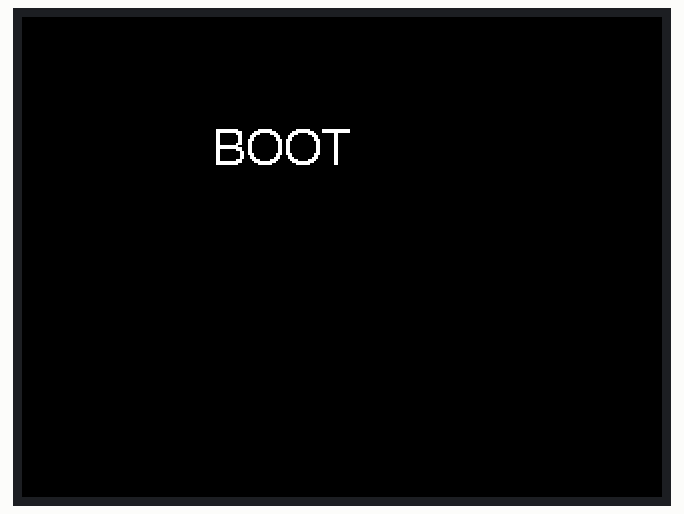
Simulated run of this sketch. Board: ESP32. Shown: 320×240 colour display.

Above: at 0.5 s.
At 1.1 s:
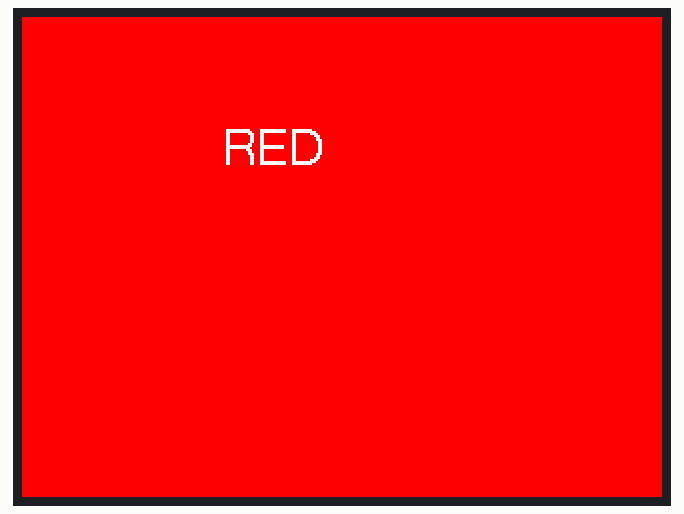
At 2.3 s:
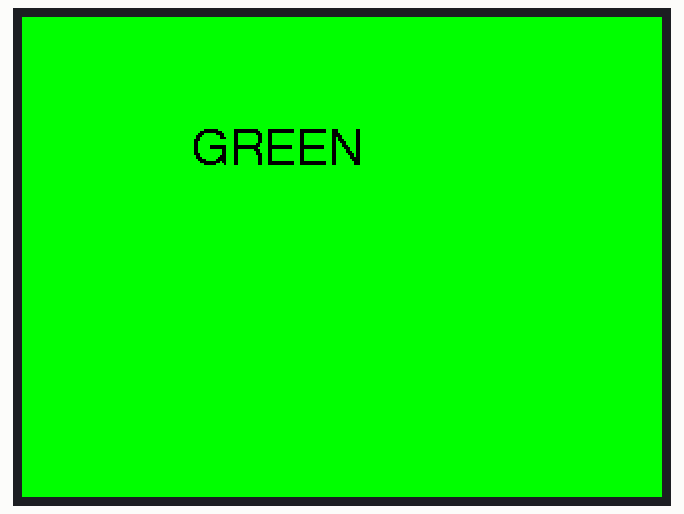
At 3.6 s:
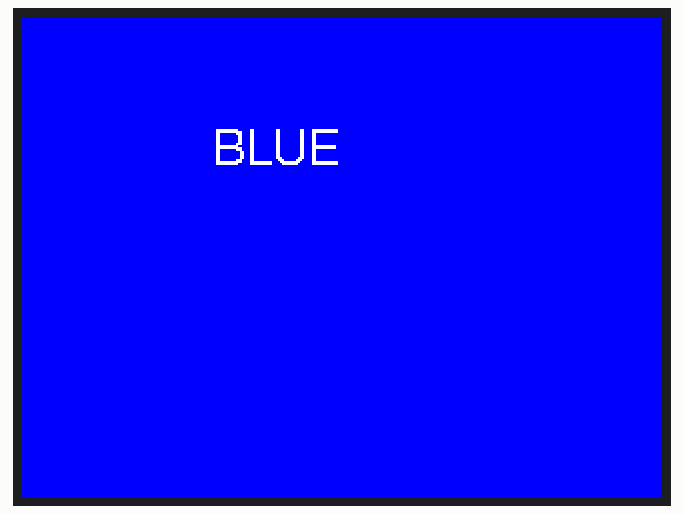
At 4.9 s:
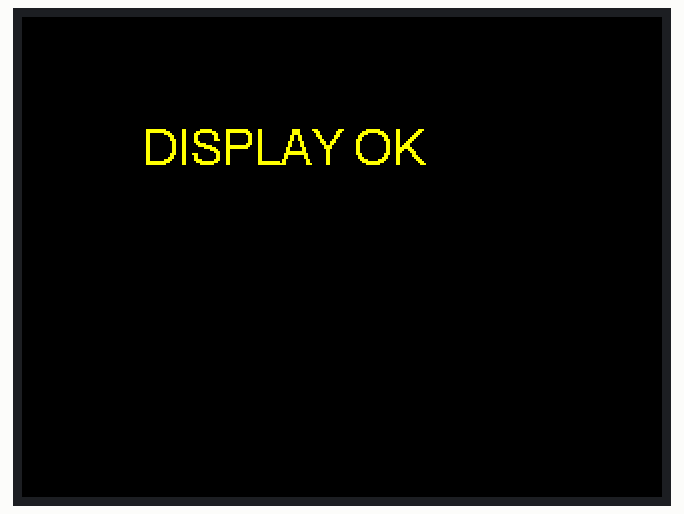

Measured:
- by itself, everything shown: repeats every 5.1 s, in 4 steps
- what the display in image 0 shows lasts 0.6 s, from 0.4 s to 1.0 s
- what the display in image 1 shows lasts 1.3 s, from 1.0 s to 2.3 s

The sketch:

esp32_test_pattern.ino
```cpp
#include <TFT_eSPI.h>
#include <SPI.h>

#ifndef TFT_BL
#define TFT_BL 4
#endif

TFT_eSPI tft = TFT_eSPI();

void setup() {
  Serial.begin(115200);
  pinMode(TFT_BL, OUTPUT);
  digitalWrite(TFT_BL, HIGH);
  delay(200);

  tft.init();
  tft.setRotation(1);
  tft.fillScreen(TFT_BLACK);
  tft.setTextColor(TFT_WHITE, TFT_BLACK);
  tft.drawString("BOOT", 95, 55, 4);
  delay(500);
}

void loop() {
  tft.fillScreen(TFT_RED);
  tft.setTextColor(TFT_WHITE, TFT_RED);
  tft.drawString("RED", 100, 55, 4);
  delay(1200);

  tft.fillScreen(TFT_GREEN);
  tft.setTextColor(TFT_BLACK, TFT_GREEN);
  tft.drawString("GREEN", 85, 55, 4);
  delay(1200);

  tft.fillScreen(TFT_BLUE);
  tft.setTextColor(TFT_WHITE, TFT_BLUE);
  tft.drawString("BLUE", 95, 55, 4);
  delay(1200);

  tft.fillScreen(TFT_BLACK);
  tft.setTextColor(TFT_YELLOW, TFT_BLACK);
  tft.drawString("DISPLAY OK", 60, 55, 4);
  delay(1200);
}
```
